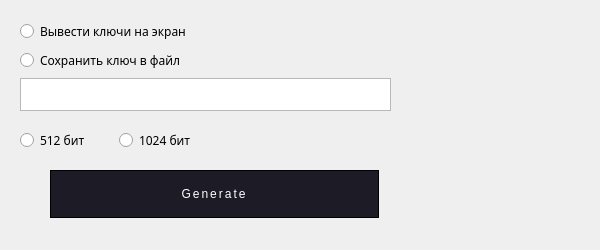
<?xml version="1.0" encoding="UTF-8"?>
<ui version="4.0">
 <class>GenerateWindow</class>
 <widget class="QDialog" name="GenerateWindow">
  <property name="geometry">
   <rect>
    <x>0</x>
    <y>0</y>
    <width>600</width>
    <height>250</height>
   </rect>
  </property>
  <property name="windowTitle">
   <string>Keys generation</string>
  </property>
  <property name="styleSheet">
   <string notr="true"/>
  </property>
  <widget class="QWidget" name="verticalLayoutWidget">
   <property name="geometry">
    <rect>
     <x>20</x>
     <y>20</y>
     <width>371</width>
     <height>91</height>
    </rect>
   </property>
   <layout class="QVBoxLayout" name="verticalLayout">
    <item>
     <widget class="QRadioButton" name="radioButton_2">
      <property name="font">
       <font>
        <family>PT Mono</family>
       </font>
      </property>
      <property name="text">
       <string>Вывести ключи на экран</string>
      </property>
     </widget>
    </item>
    <item>
     <widget class="QRadioButton" name="radioButton">
      <property name="font">
       <font>
        <family>PT Mono</family>
       </font>
      </property>
      <property name="styleSheet">
       <string notr="true">backgroud: grey;</string>
      </property>
      <property name="text">
       <string>Сохранить ключ в файл</string>
      </property>
     </widget>
    </item>
    <item>
     <widget class="QPlainTextEdit" name="plainTextEdit">
      <property name="enabled">
       <bool>true</bool>
      </property>
     </widget>
    </item>
   </layout>
  </widget>
  <widget class="QLabel" name="label">
   <property name="geometry">
    <rect>
     <x>410</x>
     <y>10</y>
     <width>171</width>
     <height>171</height>
    </rect>
   </property>
   <property name="text">
    <string/>
   </property>
   <property name="pixmap">
    <pixmap resource="resource.qrc">:/img/img/Keys.png</pixmap>
   </property>
   <property name="scaledContents">
    <bool>true</bool>
   </property>
  </widget>
  <widget class="QPushButton" name="pushButton_Generate_Keys">
   <property name="geometry">
    <rect>
     <x>30</x>
     <y>160</y>
     <width>369</width>
     <height>68</height>
    </rect>
   </property>
   <property name="styleSheet">
    <string notr="true">background: #1D1B26;
  text-decoration: none;
  color: white;
  display: inline-block;
  position: relative;
  padding: 15px 30px;
  border: 1px solid;
  border-image: linear-gradient(180deg, #ff3000, #ed0200, #ff096c, #d50082);
  border-image-slice: 1;
  margin: 10px 20px;
  font-family: 'Montserrat', sans-serif;
  text-transform: uppercase;
  overflow: hidden;
  letter-spacing: 2px;
  transition: .8s cubic-bezier(.165, .84, .44, 1);
</string>
   </property>
   <property name="text">
    <string>Generate</string>
   </property>
  </widget>
  <widget class="QWidget" name="horizontalLayoutWidget">
   <property name="geometry">
    <rect>
     <x>20</x>
     <y>120</y>
     <width>191</width>
     <height>41</height>
    </rect>
   </property>
   <layout class="QHBoxLayout" name="horizontalLayout">
    <item>
     <widget class="QRadioButton" name="radioButton_4">
      <property name="font">
       <font>
        <family>PT Mono</family>
       </font>
      </property>
      <property name="text">
       <string>512 бит</string>
      </property>
     </widget>
    </item>
    <item>
     <widget class="QRadioButton" name="radioButton_3">
      <property name="font">
       <font>
        <family>PT Mono</family>
       </font>
      </property>
      <property name="text">
       <string>1024 бит</string>
      </property>
     </widget>
    </item>
   </layout>
  </widget>
 </widget>
 <resources>
  <include location="resource.qrc"/>
 </resources>
 <connections/>
</ui>
